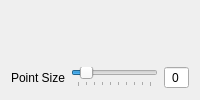
      <widget class="QWidget" name="tab_2">
       <attribute name="title">
        <string>3D View</string>
       </attribute>
       <layout class="QGridLayout" name="gridLayout_4">
        <item row="3" column="1">
         <widget class="QSlider" name="pSlider">
          <property name="minimum">
           <number>1</number>
          </property>
          <property name="maximum">
           <number>10</number>
          </property>
          <property name="value">
           <number>2</number>
          </property>
          <property name="orientation">
           <enum>Qt::Horizontal</enum>
          </property>
          <property name="tickPosition">
           <enum>QSlider::TicksBelow</enum>
          </property>
          <property name="tickInterval">
           <number>1</number>
          </property>
         </widget>
        </item>
        <item row="3" column="0">
         <widget class="QLabel" name="label_14">
          <property name="text">
           <string>Point Size</string>
          </property>
          <property name="buddy">
           <cstring>pSlider</cstring>
          </property>
         </widget>
        </item>
        <item row="3" column="2">
         <widget class="QSpinBox" name="cloudSize">
          <property name="alignment">
           <set>Qt::AlignCenter</set>
          </property>
          <property name="buttonSymbols">
           <enum>QAbstractSpinBox::NoButtons</enum>
          </property>
         </widget>
        </item>
        <item row="0" column="0" colspan="3">
         <widget class="QVTKWidget" name="qvtkWidget" native="true">
          <property name="sizePolicy">
           <sizepolicy hsizetype="Expanding" vsizetype="Expanding">
            <horstretch>0</horstretch>
            <verstretch>0</verstretch>
           </sizepolicy>
          </property>
         </widget>
        </item>
       </layout>
      </widget>
